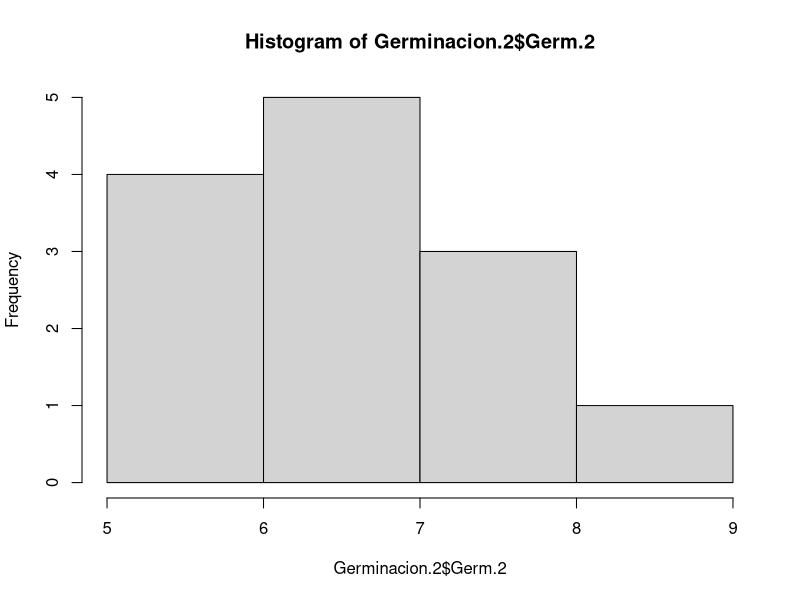

The R source for this figure:
#Angelica Torres García
#22/02/2023
#2173388

#ASIGNACIÓN 3. MEDIDAS DE TENDENCIA CENTRAL

#PROBLEMAS


# PROBLEMA_1 --------------------------------------------------------------

#Considere los siguinetes datos de x & y

x <- c(6, 4, 1, 3)
x

y <- c(1, 3, 4, 2)
y

sum(x) 
prod(x)

sum(y)
prod(y)


# PROBLEMA_2 --------------------------------------------------------------

#Se enuncian dos conjunto de datos que contienen la alturas de plántulas (cm) producidas en vivero. El primero conjunto contiene solo 4 alturas y el segundo consta de 15.

GRUPO_A <- c(80, 90, 90, 100)
GRUPO_A

GRUPO_B <- c(60, 65, 65, 70, 70, 70, 75, 75, 80, 80, 80, 80, 80, 85, 100)
GRUPO_B


#a. Sin realizar ningún calculo, cual grupo piensas que tiene una altura media mayor.

#GRUPO_A

#b. Ahora calcule la media para cada clase (en R). ¿Cuál grupo tiene la media en altura más grande? 

mean(GRUPO_A) 

mean(GRUPO_B)

#Coincide con su primera impresión?
# SI


# PROBLEMA_3 --------------------------------------------------------------

#José quiere tener un promedio de 80 en sus 4 exámenes. Cada examen se califica en una escala de 0 a 100. Sus primeros tres exámenes son: 87, 72, 85. ¿Qué necesita José para calificar en el 4to examen para tener una media de 80 en los 4 exámenes?

#80= (87+72+85+x)/4

#80*4= 87+72+85+x

#320= 244 + x

#x = 320-244

#x=76

jose <- c(87,72,85,76)
jose

mean(jose)


# PROBLEMA_4 --------------------------------------------------------------

#El comité escolar de una pequeña ciudad quiere determinar el número promedio de niños por hogar en su ciudad. Hay 50 hogares en la ciudad. Ellos dividen el total número de niños en la ciudad por 50 y determine que el número promedio de niños por hogar es 2.2. ¿Cuál de lo siguientes enunciados debe ser verdad?

#a) La mitad de los hogares de la ciudad tienen más de 2 hijos.
#b) Hay un total de 110 niños en la ciudad. ......Verdadero
#c) El número más común de niños en un hogar es 2.2.
#d) Nunguna de las anteriores.

# PROBLEMA_5 --------------------------------------------------------------

#El numéro de semillas germinadas (Germinaciones) que se encontraron en las cajas petri


Germinaciones <- c(5, 6, 7, 8, 9)
Germinaciones
cajas_petri <- c(1, 3, 5, 3, 1)
cajas_petri

Germinacion <-data.frame(Germinaciones,cajas_petri)
mean(Germinacion$Germinaciones)

Germ.2 <- c(5, 6, 6, 6, 7, 7 ,7 ,7, 7, 8, 8, 8, 9)
caja_petri <- c(1:13)

Germinacion.2 <- data.frame(caja_petri, Germ.2)
Germinacion.2

#a) ¿Qué tipo de gráfico podrías usar para visualizar estos datos?

# se puede observar mas claramente con un histograma

stem(Germinacion.2$Germ.2)

hist(Germinacion.2$Germ.2)

#b) ¿Cuál es la media? Muestre su trabajo o código, o explique cómo obtuvo su respuesta

mean(cajas_petri)

#c) ¿Cuál es la mediana? Muestre su trabajo o código, o explique cómo obtuvo su respuesta


median(cajas_petri)


# PROBLEMA_6 --------------------------------------------------------------

#En este problema, exploramos el efecto sobre la media, la mediana y la moda de: 1) sumar el mismo número a cada valor de datos, y 2) de multiplicar cada valor de datos por el mismo número.

set <- c(2, 2, 3, 6, 10)
set

#a) Calcule la moda, la mediana y la media.

#moda
library(modeest)
mfv(set)

#mediana
median(set)

#media
mean(set)

#b) Suma 5 a cada uno de los valores de los datos. Calcule la moda, la mediana y la media.

set.5 <-(set+5)
set.5

#Moda

mfv(set.5)

#mediana

median(set.5)

#media

mean(set.5)

#c) Compare los resultados de las partes (a) y (b). En general, ¿cómo crees que la moda, la mediana y la media se ven afectadas cuando se agrega la misma constante a cada valor de datos en un conjunto?

#no afecta solo cambian los valores.

#d) Multiplique cada valor de los datos por 5. Calcule la moda, la mediana y la media.

mul.5 <- (set*5)
mul.5

#moda

mfv(mul.5)

#mediana

median(mul.5)

#media

mean(mul.5)

#e) Compare los resultados de las partes (a) y (d). En general, ¿cómo crees que la moda, La mediana y la media se ven afectadas cuando cada valor de datos en un conjunto se multiplica por la misma constante?

# no afecta solo cambian los valores ahora estan exponenciales

# PROBLEMA_7 --------------------------------------------------------------

# Para este problema, use los dígitos 0, 1, 2, 3, 4, 5, 6, 7, 8, 9.

#a) Enumere cinco dígitos que tengan una mediana de 7 y una media de 7 (se permiten repeticiones). Encontrar un conjunto diferente de 5 dígitos que tambien funcionen.

digitos <- c(5, 6, 7, 8, 9)
digitos

#mediana

median(digitos)

#media

mean(digitos)

#b) Enumere cinco dígitos que tengan una mediana de 7 y una media inferior a 7 (se permiten repeticiones). Da la media de tus 5 dígitos. Encuentra un conjunto diferente de 5 dígitos que funcione.

digitos.2 <- c(5, 4, 7, 8, 9)
digitos.2

#mediana

median(digitos.2)

#media

mean(digitos.2)

digitos.3 <- c(1, 7, 7, 7, 8)
digitos.3

#mediana

median(digitos.3)

#media

mean(digitos.3)
